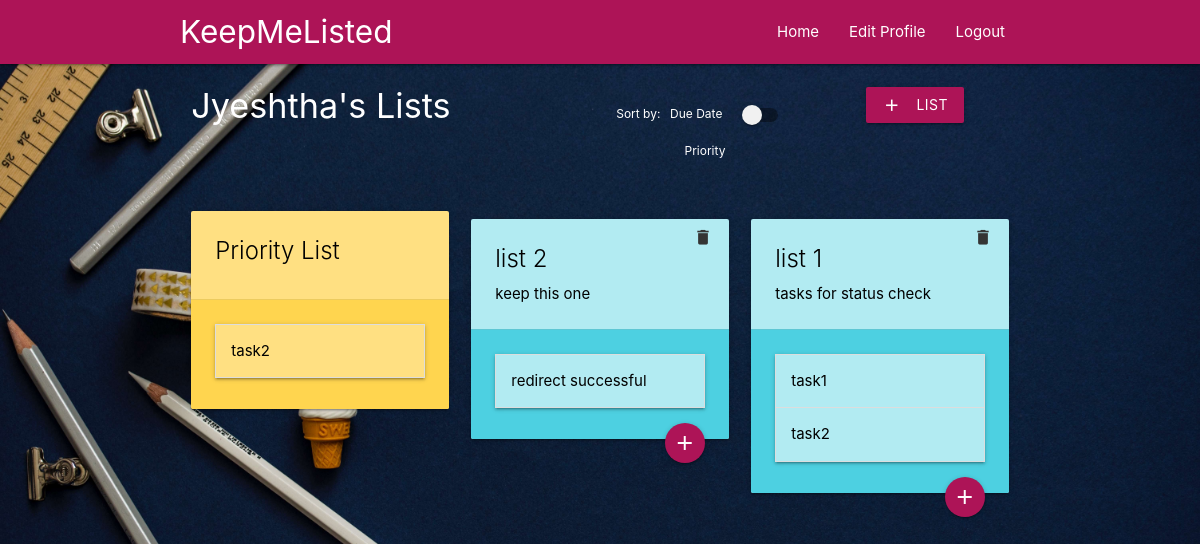
/homepage (signed in), run on an earlier commit of the app's database.
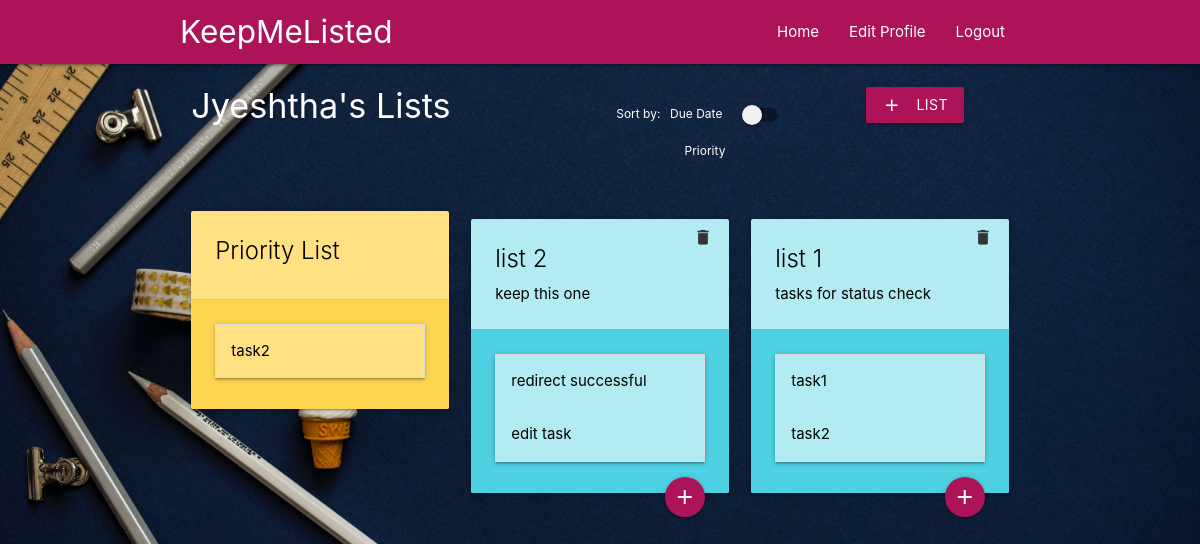
And on a later commit of the database.
### main/models.py (models this page shows, shortened)
class Tasklist(models.Model):
    task_title = models.CharField(max_length=200)
    task_priority = models.IntegerField(default=5)
    task_due = models.DateTimeField("date task is due", default=datetime.now())
    task_status = models.IntegerField(default=0)
    task_list = models.CharField(max_length=200)
    task_owner = models.ForeignKey(User, default=1, on_delete=models.SET_DEFAULT)

class Lists(models.Model):
    list_name = models.CharField(max_length=50)
    list_owner = models.ForeignKey(User, default=1, on_delete=models.SET_DEFAULT)
    list_summary = models.CharField(max_length=200)
    class Meta:
        verbose_name_plural = "Lists"

### main/views.py (the view)
# urls.py: path('homepage', views.homepage, name="homepage"),
def homepage(request):
    data = {'lists':Lists.objects.filter(list_owner=request.user), 'tasks':Tasklist.objects.filter(task_owner=request.user).order_by('task_due'),
                'user': request.user}
    return render(request = request,
                    template_name = "main/dash.html",
                    context=data)

### main/templates/main/dash.html (shortened to what this page needs)
<head>
    {% load static %}
    <link rel="stylesheet" href="{% static 'main/css/materialize.css' %}">
    <link rel="stylesheet" href="{% static 'main/css/dash.css' %}">
</head>
<body>
    {% include "main/includes/navbar.html" %}
    <div class="container">
        {% if user.is_authenticated %}
        <div class="row">
            <div class="col l6 m12 s12">
                <h4>{{ user.username }}'s Lists</h4>
            </div>
            <div class="col l3 m6 s12 center">
                <div class="switch">
                    <h4><label>Sort by:</label>
                    <label>
                        Due Date
                        <span class="lever"></span>
                        Priority
                    </label>
                    </h4>
                </div>
            </div>
            <div class="col l3 m6 s12">
                <div class="container center">
                    <h4>
                        <a href="/list_form" class="waves-effect waves-light btn pink darken-3"><i class="material-icons left">add</i>List</a>
                    </h4>
                </div>
            </div>
        </div>
        {% include "main/lists.html" %}
        {% else %}
        <div class="row">
            <div class="col l6 m6 s12">
                <h4>User not authenticated</h4>
            </div>
        </div>
        {% endif %}
    </div>
</body>

### main/templates/main/lists.html (shortened to what this page needs)
{% load static %}
<div class="row list-container">
    <div class="col l4 m6 s12">
        <div class="card priority">
            <div class="card-content">
                <span class="card-title">Priority List</span>
            </div>
            <div class="card-action task-cont">
                <ul class="collapsible">
                    {% for t in tasks %}
                        {% if t.task_priority > 7 %}
                        <li>
                            <div class="collapsible-header" task-status="{{ t.task_status }}" title="{{ t.task_title }}" list="{{ t.task_list }}" owner="{{ t.task_owner }}">
                                <span class="task">{{ t.task_title }}</span>
                            </div>
                        </li>
                        {% endif %}
                    {% endfor %}
                </ul>
            </div>
        </div>
    </div>
    {% for l in lists %}
        <div class="col l4 m6 s12">
            <div class="card list">
                <form action='/delete_list' method='GET'>
                <button class="waves-effect waves-teal btn-flat right"><i class="material-icons">delete</i></button>
                </form>
                <div class="card-content">
                    <span class="card-title">{{ l.list_name }}</span>
                    <p>{{ l.list_summary }}</p>
                </div>
                <div class="card-action task-cont">
                    <ul class="collapsible expandable">
                        {% for t in tasks %}
                            {% if t.task_list == l.list_name %}
                            <li>
                                <div class="collapsible-header" task-status="{{ t.task_status }}" title="{{ t.task_title }}" list="{{ t.task_list }}" owner="{{ t.task_owner }}">
                                    <span class="task">{{ t.task_title }}</span>
                                </div>
                            </li>
                            {% endif %}
                        {% endfor %}
                    </ul>
                    <form action='/task_form' method='GET'>
                    <button type='submit' class='btn-floating pink darken-3 right'><i class="material-icons">add</i></button>
                    </form>
                </div>
            </div>
        </div>
    {% endfor %}
</div>

What changed in the data, as far as the page shows it:
added Tasklist: task_title "edit task", shown under Lists "list 2"
